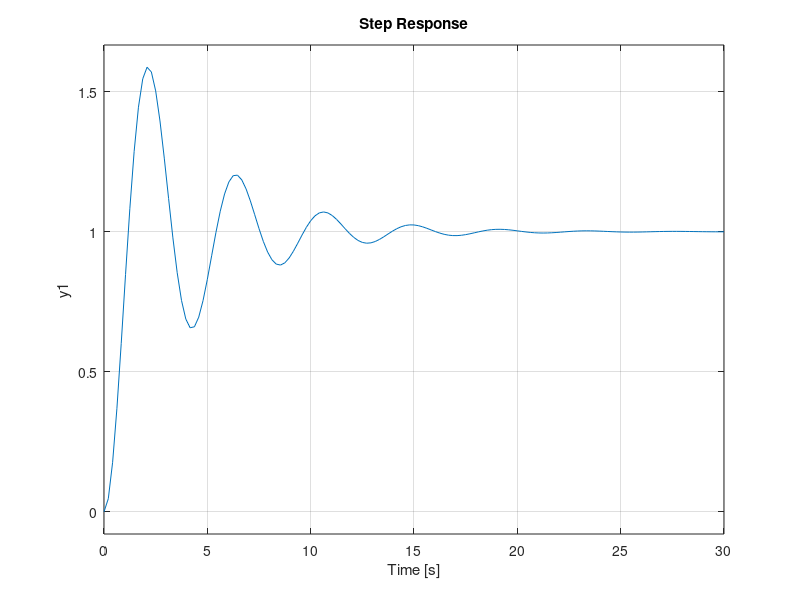

Write the MATLAB code that produced this figure. (Note: this script raises an error after producing the figure.)
close all; 
clc, clear

OFFSET = 2;

transfer_fnc = tf(2.25,[1 0.5 2.25])         % define closed-loop transfer fn 
% 'Response Characteristics'
P=pole(transfer_fnc)                 % find closed-loop poles
Pre = abs(real(P(1)));                % find real part of pole
Pim = abs(imag(P(1)));            % find imag part of pole
frequency_wn = sqrt(Pre*Pre+Pim*Pim)       % calc natural frequency 
damping_ratio=(Pre/frequency_wn)         % calc damping ratio
overshoot_prct = (exp(-1*Pre*pi/Pim))*100   % calc percent overshoot

Tp=pi/Pim           % calc peak time 
Ts=4/Pre       % calc settling time  (0.02 indicator) 

%--------------------------------------------------------------------
% Plot step response of T(s) using Matlab STEP function
step(transfer_fnc)  %PLOTING
%-------------------------------------------------------------------
% Plot step response using derived (part B) expression for C(t)
t=[0.1:0.01:25];         % define time domain

for x=1:length(t)                   % calc c(t) for each t
          c(x)=1-1.01418*(cos(1.47902*t(x)-(9.59*pi/180)))*(exp((-0.25)*t(x)));
end


syms s
fun_anl= ilaplace(2.25 / (s^2 + 0.5*s + 2.25) * (1/s))
for ii=1:length(t)                   % calc c(t) for each t
      c2(ii) = 1 - exp(-t(ii)/4)*(cos((35^(1/2)*t(ii))/4) + (35^(1/2)*sin((35^(1/2)*t(ii))/4))/35);
end

peak_value = t(1);
for ii = 1:length(c)
    if Tp >= t(ii)                  %CAN CHANGE
        peak_value = c(ii);
    end
end
peak_value

% I funkcijas galime sudet situs

reaction_time = 0;
reaction_time_str = 0;
reaction_time_plot = 0;
reaction_value = 0;
last_value = c(length(c));
for ii = 1:length(c)
    if (0 == reaction_time_str) && (c(ii) > 0.1 * last_value)                  %CAN CHANGE
        reaction_time_str = t(ii);
    elseif (c(ii) >= 0.9 * last_value)
        reaction_value = c(ii)
        reaction_time = t(ii) - reaction_time_str
        reaction_time_plot = t(ii)
        break; %found reaction time
    end
end


settling_value = 0;
for ii = 1:length(c)
    if  t(ii) >= Ts
        settling_value = c(ii);
        break;
    end
end
 


grid on;
figure ;              % open new plotting window
plot(t,c)        % plot c(t)
hold on;

if 0
    syms s
    F = 2.25/(s^2+0.5*s+2.25);
    fun_anal = ilaplace(F) %PATAIIIIIIISTYTI !!!!!!!!!11
    test_F = (9 * 35^(1/2) .* exp(-t./4) .* sin((35^(1/2).*t)/4)) /35;
    figure               % open new plotting window

    plot(t, test_F);
    ylabel('Analitic');
end


if 1
    figure(2)               % open new plotting window
%     fplot(matlabFunction(fun_anl), [0,25])
%     fplot(matlabFunction(fun_anl), t)
    title('Analitic')
end


plot(reaction_time_plot, reaction_value, 'o'); %ADD  COLOR
% description = 'Reaction time: ' + num2str(reaction_time_plot) + 'in s';
description = sprintf("Reaction time: %0.3f", reaction_time);
text(reaction_time_plot + OFFSET, reaction_value, description);

plot(Tp, peak_value, 'o'); % Mp
description = sprintf("Peak ampl: %0.2f Peak time: %0.3f s; Overshoot: %2.2f  ", peak_value, Tp, overshoot_prct);
text(Tp + OFFSET, peak_value, description);


plot(Ts, settling_value, 'o'); %  setting time ts
description = sprintf("End of porcess time: %0.2f  ", Ts);
text(Ts + OFFSET, settling_value, description);




figure;               % open new plotting window
plot(t, c, t,c2)        % plot c(t)
title('Dvi funkcijos')


error_tr = abs(c2-c);
figure ;
plot(t, error_tr);
title('Error beteen Matlab and analytical models');
